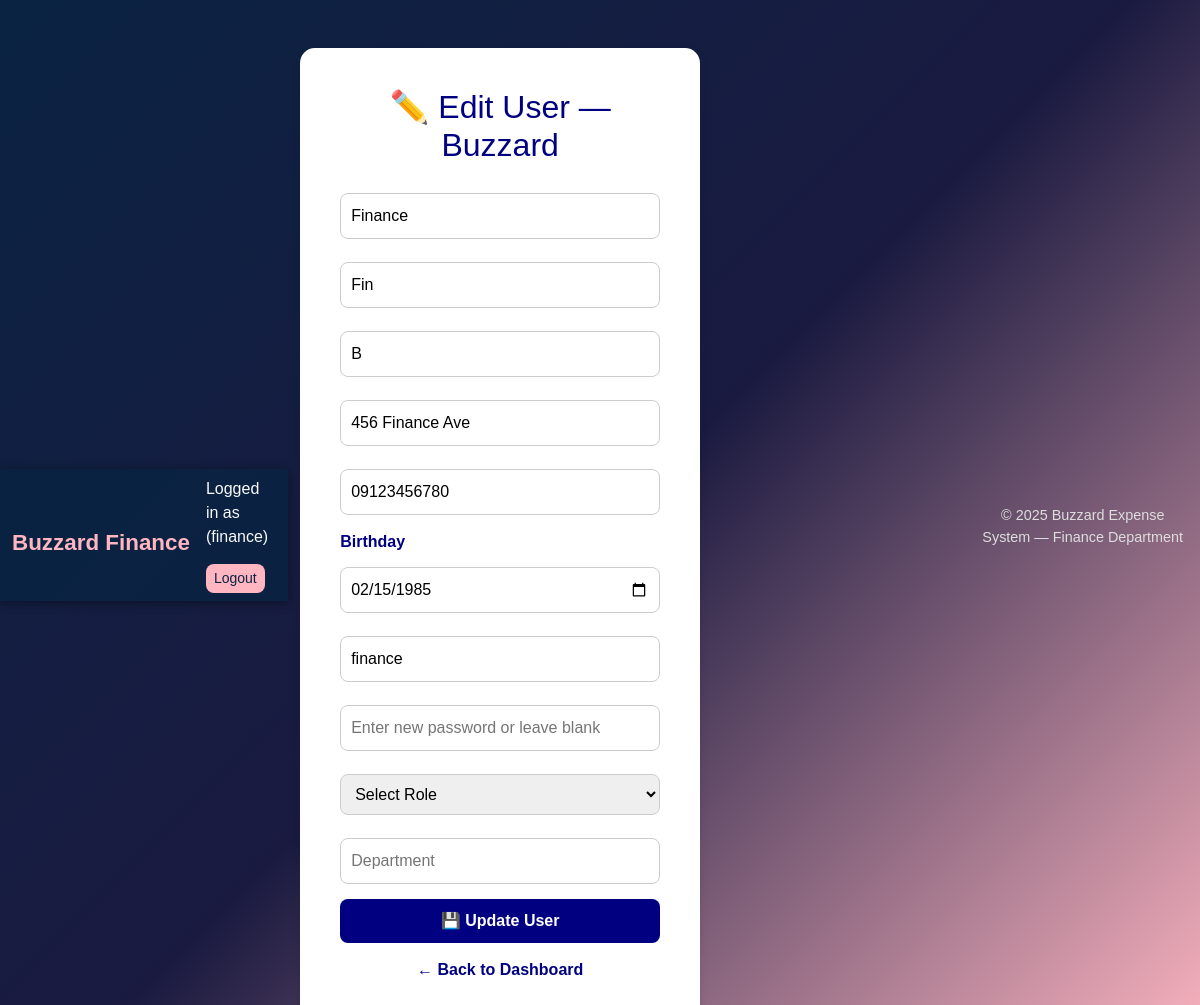
/edit_user/2 (signed in), run on the app's committed database.
### app.py (models this page shows, shortened)
class User(UserMixin, db.Model):
    id = db.Column(db.Integer, primary_key=True)
    name = db.Column(db.String(150), unique=True)   # username
    password = db.Column(db.String(200))
    role = db.Column(db.String(50))  # admin, finance, head, it
    department = db.Column(db.String(100), nullable=True)
    last_name = db.Column(db.String(100))
    given_name = db.Column(db.String(100))
    middle_name = db.Column(db.String(100))
    address = db.Column(db.String(200))
    contact_number = db.Column(db.String(50))
    birthday = db.Column(db.String(20))
    email = db.Column(db.String(150))
    pin = db.Column(db.String(10), default="0000")
    date_created = db.Column(db.DateTime, default=datetime.utcnow)

### app.py (the view, shortened to what this page needs)
@app.route('/edit_user/<int:user_id>', methods=['GET','POST'])
@login_required
def edit_user(user_id):
    if current_user.role.lower() not in ['admin', 'it']:
        flash("Access Denied", "error")
        return redirect(url_for('login'))
    user = User.query.get_or_404(user_id)
    return render_template('edit_user.html', user=user)

### app.py (called while the page is built)
@login_manager.user_loader
def load_user(user_id):
    return db.session.get(User, int(user_id))

### templates/edit_user.html (shortened to what this page needs)
{% extends "base.html" %}
{% block content %}
<div class="create-form">
    <h2>✏️ Edit User — Buzzard</h2>
    <form id="editUserForm" method="post" action="{{ url_for('edit_user', user_id=user.id) }}">
        <input type="text" name="last_name" placeholder="Last Name" value="{{ user.last_name }}" required>
        <input type="text" name="given_name" placeholder="Given Name" value="{{ user.given_name }}" required>
        <input type="text" name="middle_name" placeholder="Middle Name" value="{{ user.middle_name }}">
        <input type="text" name="address" placeholder="Address" value="{{ user.address }}" required>
        <input type="tel" name="contact_number" placeholder="Contact Number" pattern="[0-9]{11}" value="{{ user.contact_number }}" required>
        <label for="birthday">Birthday</label>
        <input type="date" name="birthday" id="birthday" value="{{ user.birthday }}" required>
        <input type="text" name="username" placeholder="Username" value="{{ user.name }}" required>
        <input type="password" name="password" placeholder="Enter new password or leave blank">
        <select name="role" id="roleSelect" required>
            <option value="">Select Role</option>
        </select>
        <input type="text" name="department" id="department" placeholder="Department" value="{{ user.department or '' }}" readonly>
        <button type="submit">💾 Update User</button>
    </form>
    <a href="{{ url_for('dashboard_admin') if current_user.role=='admin' else url_for('dashboard_it') }}">← Back to Dashboard</a>
</div>
{% endblock %}

### templates/base.html (shortened to what this page needs)
<!DOCTYPE html>
<html lang="en">
<head>
    <link rel="stylesheet" href="https://cdn.jsdelivr.net/npm/bootstrap@5.3.0/dist/css/bootstrap.min.css">
</head>
<body>
    <nav class="navbar navbar-expand-lg navbar-dark">
        <div class="container-fluid">
            <a class="navbar-brand" href="/">Buzzard Finance</a>
            <div>
                {% if user %}
                    <span class="me-2">Logged in as <strong>{{ user['username'] }}</strong> ({{ user['role'] }})</span>
                    <a href="{{ url_for('logout') }}" class="btn btn-sm">Logout</a>
                {% endif %}
            </div>
        </div>
    </nav>
    <div class="container my-5">
        {% block content %}{% endblock %}
    </div>
    <footer>
        <p>&copy; 2025 Buzzard Expense System — Finance Department</p>
    </footer>
</body>
</html>

### templates/base.html (style rules this page uses)
body { background: linear-gradient(135deg, #0a2342 0%, #1a1a40 50%, #ffb6c1 100%); color: #f8f9fa; font-family: 'Poppins', sans-serif; min-height: 100vh; background-attachment: fixed; }
nav.navbar { background-color: rgba(10, 35, 66, 0.9); box-shadow: 0 2px 10px rgba(0,0,0,0.4); }
.navbar-brand { color: #ffb6c1 !important; font-weight: bold; font-size: 1.4rem; }
button, .btn { background-color: #ffb6c1; color: #0a2342; border: none; border-radius: 8px; transition: all 0.3s; }
footer { text-align: center; color: #ddd; padding: 15px; font-size: 0.9rem; }

### templates/edit_user.html (style rules this page uses)
body { font-family: "Poppins", sans-serif; background-color: #f7f9fb; display: flex; justify-content: center; align-items: center; min-height: 100vh; }
.create-form { background: #fff; padding: 40px; border-radius: 15px; box-shadow: 0 4px 8px rgba(0,0,0,0.1); width: 400px; text-align: center; }
h2 { color: navy; margin-bottom: 20px; }
label { display: block; font-weight: 600; color: navy; text-align: left; margin-bottom: 5px; }
input, select { width: 100%; padding: 10px; margin: 8px 0 15px 0; border: 1px solid #ccc; border-radius: 8px; font-size: 1rem; }
button { width: 100%; padding: 10px; background: navy; color: white; border: none; border-radius: 8px; cursor: pointer; font-weight: bold; }
a { display: inline-block; margin-top: 15px; color: navy; text-decoration: none; font-weight: 600; }

### data on the page
User: role "finance", last_name "Finance", given_name "Fin", middle_name "B", address "456 Finance Ave", contact_number "09123456780", birthday "02/15/1985", username "finance"
